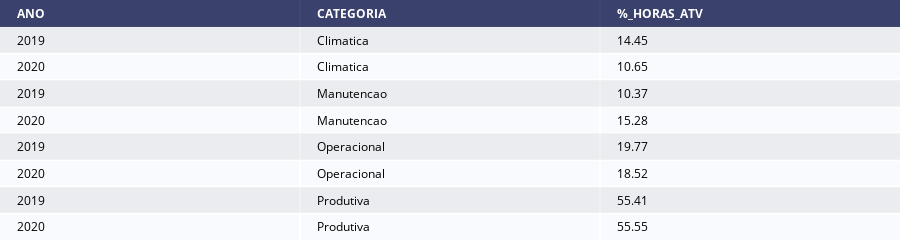

Notebook source saved alongside this figure:
### Code cell
import plotly.figure_factory as ff

df_result = df_result[['ANO', 'CATEGORIA', '%_HORAS_ATV']] #'DIAS', 'DIF_DIAS'
df_result['%_HORAS_ATV'] = round(df_result['%_HORAS_ATV'],2)
fig =  ff.create_table(df_result, height_constant=20)
print('')
print(' % DE HORAS PARADAS POR ANO E CATEGORIA DE ATIVIDADE')
print('')
fig.show()
print('Obs.: % calculado com base no total de horas paradas nas Safras 2019 e 2020')
print('')

### Figure 1 — Plotly figure (JSON) as saved in the notebook; plotly's stock layout.template omitted (floating-point values rounded to 4 significant figures)
{"data": [{"colorscale": [[0, "#00083e"], [0.5, "#ededee"], [1, "#ffffff"]], "hoverinfo": "none", "opacity": 0.75, "showscale": false, "type": "heatmap", "z": [[0, 0, 0], [0.5, 0.5, 0.5], [1, 1, 1], [0.5, 0.5, 0.5], [1, 1, 1], [0.5, 0.5, 0.5], [1, 1, 1], [0.5, 0.5, 0.5], [1, 1, 1]]}], "layout": {"annotations": [{"align": "left", "font": {"color": "#ffffff"}, "showarrow": false, "text": "<b>ANO</b>", "x": -0.45, "xanchor": "left", "xref": "x", "y": 0, "yref": "y"}, {"align": "left", "font": {"color": "#ffffff"}, "showarrow": false, "text": "<b>CATEGORIA</b>", "x": 0.55, "xanchor": "left", "xref": "x", "y": 0, "yref": "y"}, {"align": "left", "font": {"color": "#ffffff"}, "showarrow": false, "text": "<b>%_HORAS_ATV</b>", "x": 1.55, "xanchor": "left", "xref": "x", "y": 0, "yref": "y"}, {"align": "left", "font": {"color": "#000000"}, "showarrow": false, "text": "2019", "x": -0.45, "xanchor": "left", "xref": "x", "y": 1, "yref": "y"}, {"align": "left", "font": {"color": "#000000"}, "showarrow": false, "text": "Climatica", "x": 0.55, "xanchor": "left", "xref": "x", "y": 1, "yref": "y"}, {"align": "left", "font": {"color": "#000000"}, "showarrow": false, "text": "14.45", "x": 1.55, "xanchor": "left", "xref": "x", "y": 1, "yref": "y"}, {"align": "left", "font": {"color": "#000000"}, "showarrow": false, "text": "2020", "x": -0.45, "xanchor": "left", "xref": "x", "y": 2, "yref": "y"}, {"align": "left", "font": {"color": "#000000"}, "showarrow": false, "text": "Climatica", "x": 0.55, "xanchor": "left", "xref": "x", "y": 2, "yref": "y"}, {"align": "left", "font": {"color": "#000000"}, "showarrow": false, "text": "10.65", "x": 1.55, "xanchor": "left", "xref": "x", "y": 2, "yref": "y"}, {"align": "left", "font": {"color": "#000000"}, "showarrow": false, "text": "2019", "x": -0.45, "xanchor": "left", "xref": "x", "y": 3, "yref": "y"}, {"align": "left", "font": {"color": "#000000"}, "showarrow": false, "text": "Manutencao", "x": 0.55, "xanchor": "left", "xref": "x", "y": 3, "yref": "y"}, {"align": "left", "font": {"color": "#000000"}, "showarrow": false, "text": "10.37", "x": 1.55, "xanchor": "left", "xref": "x", "y": 3, "yref": "y"}, {"align": "left", "font": {"color": "#000000"}, "showarrow": false, "text": "2020", "x": -0.45, "xanchor": "left", "xref": "x", "y": 4, "yref": "y"}, {"align": "left", "font": {"color": "#000000"}, "showarrow": false, "text": "Manutencao", "x": 0.55, "xanchor": "left", "xref": "x", "y": 4, "yref": "y"}, {"align": "left", "font": {"color": "#000000"}, "showarrow": false, "text": "15.28", "x": 1.55, "xanchor": "left", "xref": "x", "y": 4, "yref": "y"}, {"align": "left", "font": {"color": "#000000"}, "showarrow": false, "text": "2019", "x": -0.45, "xanchor": "left", "xref": "x", "y": 5, "yref": "y"}, {"align": "left", "font": {"color": "#000000"}, "showarrow": false, "text": "Operacional", "x": 0.55, "xanchor": "left", "xref": "x", "y": 5, "yref": "y"}, {"align": "left", "font": {"color": "#000000"}, "showarrow": false, "text": "19.77", "x": 1.55, "xanchor": "left", "xref": "x", "y": 5, "yref": "y"}, {"align": "left", "font": {"color": "#000000"}, "showarrow": false, "text": "2020", "x": -0.45, "xanchor": "left", "xref": "x", "y": 6, "yref": "y"}, {"align": "left", "font": {"color": "#000000"}, "showarrow": false, "text": "Operacional", "x": 0.55, "xanchor": "left", "xref": "x", "y": 6, "yref": "y"}, {"align": "left", "font": {"color": "#000000"}, "showarrow": false, "text": "18.52", "x": 1.55, "xanchor": "left", "xref": "x", "y": 6, "yref": "y"}, {"align": "left", "font": {"color": "#000000"}, "showarrow": false, "text": "2019", "x": -0.45, "xanchor": "left", "xref": "x", "y": 7, "yref": "y"}, {"align": "left", "font": {"color": "#000000"}, "showarrow": false, "text": "Produtiva", "x": 0.55, "xanchor": "left", "xref": "x", "y": 7, "yref": "y"}, {"align": "left", "font": {"color": "#000000"}, "showarrow": false, "text": "55.41", "x": 1.55, "xanchor": "left", "xref": "x", "y": 7, "yref": "y"}, {"align": "left", "font": {"color": "#000000"}, "showarrow": false, "text": "2020", "x": -0.45, "xanchor": "left", "xref": "x", "y": 8, "yref": "y"}, {"align": "left", "font": {"color": "#000000"}, "showarrow": false, "text": "Produtiva", "x": 0.55, "xanchor": "left", "xref": "x", "y": 8, "yref": "y"}, {"align": "left", "font": {"color": "#000000"}, "showarrow": false, "text": "55.55", "x": 1.55, "xanchor": "left", "xref": "x", "y": 8, "yref": "y"}], "height": 230, "margin": {"b": 0, "l": 0, "r": 0, "t": 0}, "xaxis": {"dtick": 1, "gridwidth": 2, "showticklabels": false, "tick0": -0.5, "ticks": "", "zeroline": false}, "yaxis": {"autorange": "reversed", "dtick": 1, "gridwidth": 2, "showticklabels": false, "tick0": 0.5, "ticks": "", "zeroline": false}}}
